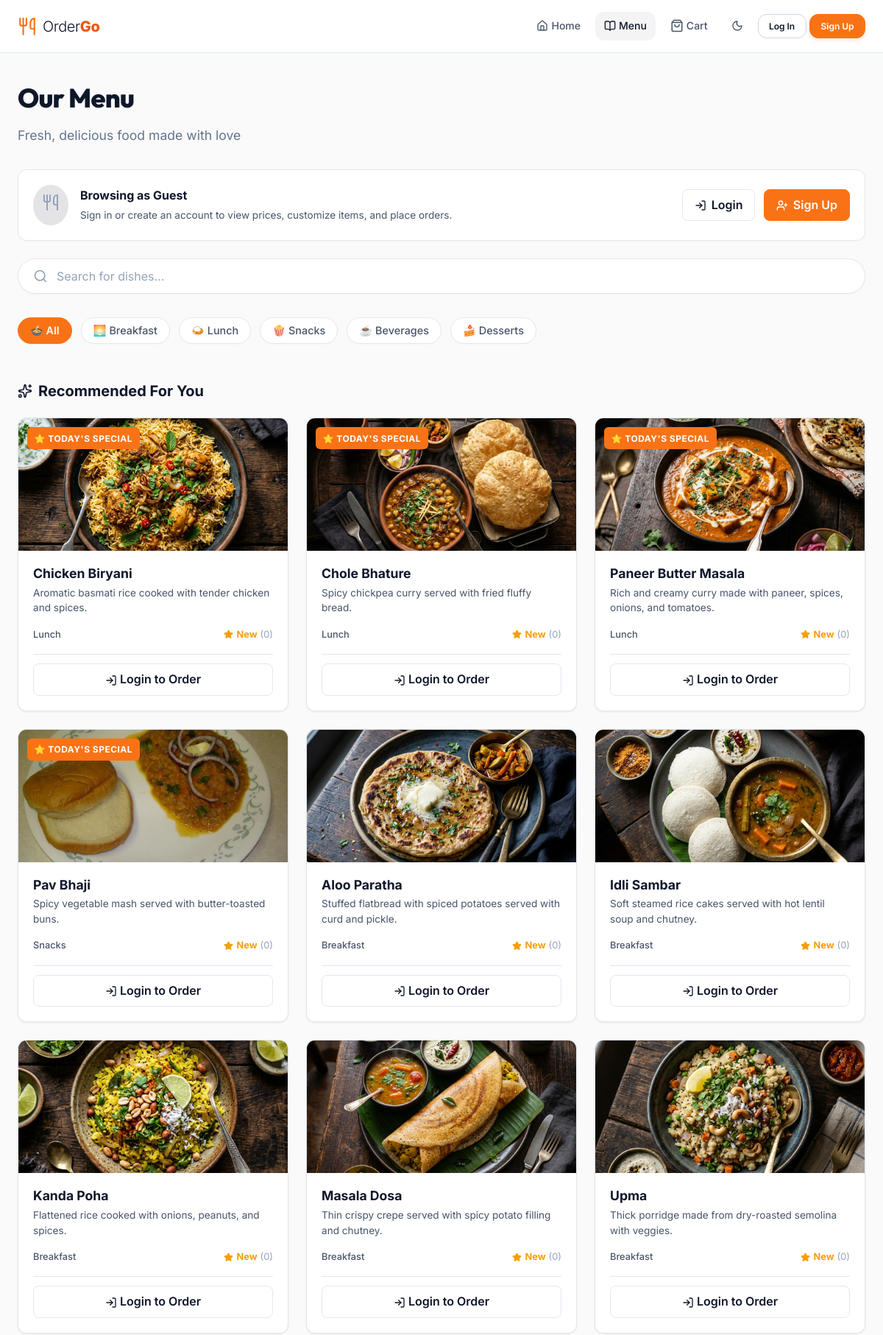
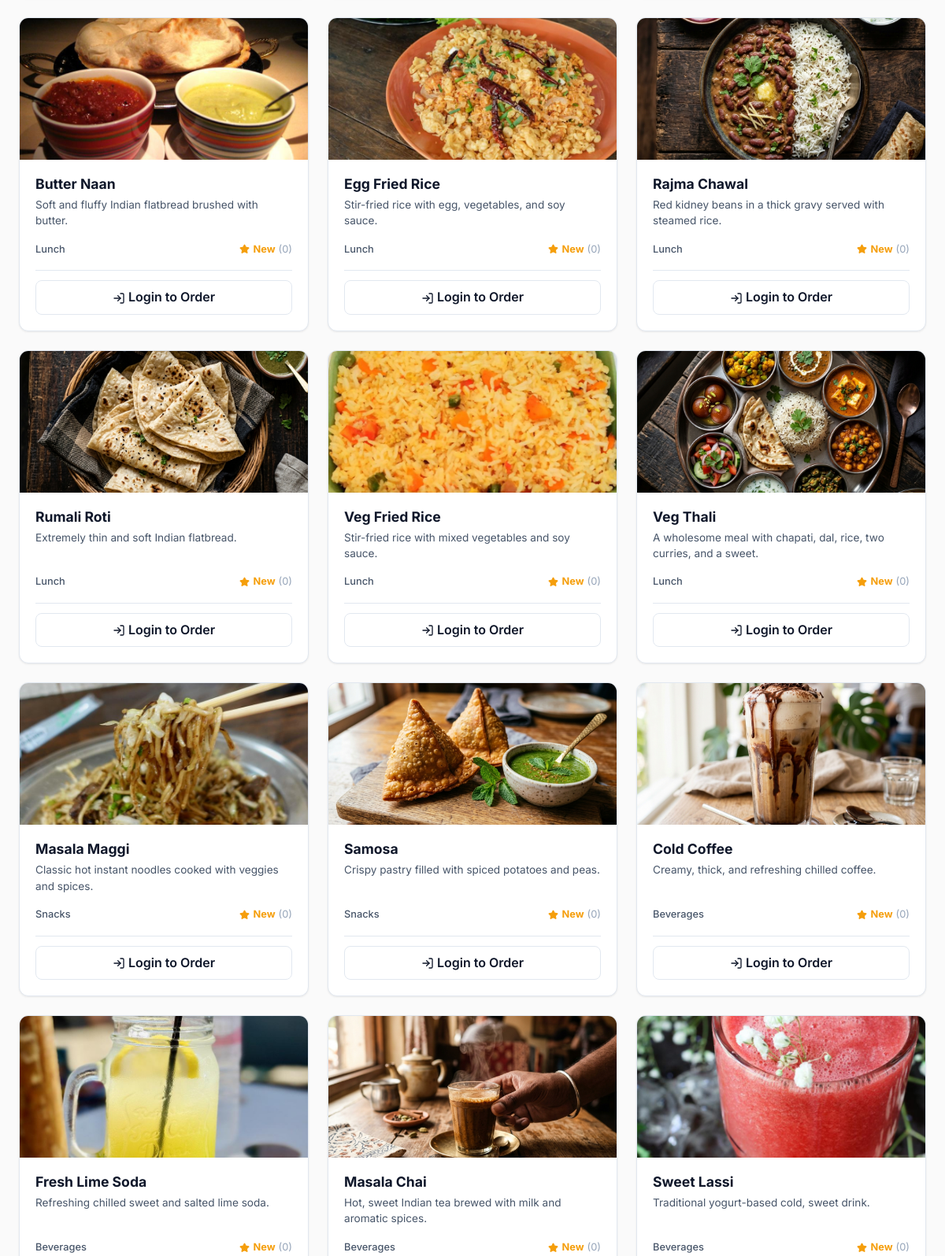
The page /menu.php?item=2 (upper part) on the database its author committed (2 pictures, top to bottom).
### tables this page shows
CREATE TABLE IF NOT EXISTS odg_menu_items (
  item_id INT AUTO_INCREMENT PRIMARY KEY,
  name VARCHAR(255) NOT NULL,
  description TEXT,
  category ENUM('breakfast', 'lunch', 'snacks', 'beverages', 'desserts') NOT NULL,
  price DECIMAL(10, 2) NOT NULL,
  stock INT DEFAULT 50,
  image_url VARCHAR(255),
  is_available BOOLEAN DEFAULT 1,
  is_daily_special BOOLEAN DEFAULT 0,
  created_at DATETIME DEFAULT CURRENT_TIMESTAMP
);

### includes/auth.php (called while the page is built, shortened)
<?php
function is_logged_in(): bool {
    return isset($_SESSION['user']) && !empty($_SESSION['user']['user_id']);
}
function current_user(): ?array {
    return $_SESSION['user'] ?? null;
}

### includes/helpers.php (called while the page is built, shortened)
<?php
function get_image_url(?string $path): string {
    if (str_starts_with($path, 'assets/') || str_starts_with($path, 'uploads/')) {
        return ROOT_PATH . '/' . $path;
    }
    return ROOT_PATH . '/' . $path;
}

### menu.php (the view, shortened to what this page needs)
<?php
require_once __DIR__ . '/includes/helpers.php';
require_once __DIR__ . '/includes/auth.php';
$db = get_db();
$sql = "
    SELECT m.*,
           COALESCE(AVG(f.rating), 0) as avg_rating,
           COUNT(f.feedback_id) as review_count
    FROM odg_menu_items m
    LEFT JOIN odg_feedback f ON m.item_id = f.item_id
    GROUP BY m.item_id
    ORDER BY m.is_daily_special DESC, m.category ASC, m.name ASC
";
$stmt = $db->query($sql);
$menuItems = $stmt->fetchAll();
$categories = [
    'all'       => '🍲 All',
    'breakfast' => '🌅 Breakfast',
    'lunch'     => '🍛 Lunch',
    'snacks'    => '🍿 Snacks',
    'beverages' => '☕ Beverages',
    'desserts'  => '🍰 Desserts',
];
$activeCat = $_GET['cat'] ?? 'all';
require __DIR__ . '/includes/header.php';
?>
<div class="page container">
  <div class="page-header" style="margin-bottom: 2rem;">
    <h1 class="page-title" style="font-size: 2.25rem; font-weight: 800; color: #0f172a; margin-bottom: 0.5rem;">Our Menu</h1>
    <p class="page-subtitle" style="color: #64748b; font-size: 1.1rem;">Fresh, delicious food made with love</p>
  </div>
  <?php if (!is_logged_in()): ?>
  <div class="guest-banner">
    <div class="guest-banner-left">
      <div class="guest-icon"><i data-lucide="utensils" style="width: 24px; height: 24px;"></i></div>
      <div>
        <h3 class="guest-title">Browsing as Guest</h3>
        <p class="guest-text">Sign in or create an account to view prices, customize items, and place orders.</p>
      </div>
    </div>
    <div class="guest-buttons">
      <a href="<?= ROOT_PATH ?>/login.php" class="btn-guest-login"><i data-lucide="log-in" style="width: 16px; height: 16px;"></i> Login</a>
      <a href="<?= ROOT_PATH ?>/register.php" class="btn-guest-signup"><i data-lucide="user-plus" style="width: 16px; height: 16px;"></i> Sign Up</a>
    </div>
  </div>
  <?php endif; ?>
  <div class="menu-search-bar">
    <i data-lucide="search" class="search-icon" style="width: 20px; height: 20px;"></i>
    <input type="text" id="menu-search" class="search-input" placeholder="Search for dishes..." oninput="filterMenuItems()">
  </div>
  <div class="category-tabs">
    <?php foreach ($categories as $catKey => $catLabel): ?>
      <button class="category-tab <?= $activeCat === $catKey ? 'active' : '' ?>" onclick="selectCategory('<?= $catKey ?>', this)">
        <?= $catLabel ?>
      </button>
    <?php endforeach; ?>
  </div>
  <h2 style="font-size: 1.25rem; font-weight: 700; color: #0f172a; margin-bottom: 1.25rem; display: flex; align-items: center; gap: 0.5rem;">
    <i data-lucide="sparkles" style="width: 20px; height: 20px;"></i> Recommended For You
  </h2>
  <div class="menu-grid" id="menu-grid-container">
    <?php foreach ($menuItems as $item): ?>
      <?php
        $isSoldOut = (!$item['is_available'] || $item['stock'] <= 0);
        $rating = round($item['avg_rating'], 1);
        $imgUrl = get_image_url($item['image_url']);
      ?>
      <div class="glass-card menu-card <?= $isSoldOut ? 'unavailable' : '' ?>"
           data-cart-item-id="<?= $item['item_id'] ?>"
           data-name="<?= htmlspecialchars(strtolower($item['name'])) ?>"
           data-category="<?= $item['category'] ?>"
           data-desc="<?= htmlspecialchars(strtolower($item['description'])) ?>">
        <?php if ($item['is_daily_special']): ?>
          <span class="badge badge-special menu-card-badge">⭐ TODAY'S SPECIAL</span>
        <?php endif; ?>
        <div class="menu-card-image" onclick="openItemModal(<?= htmlspecialchars(json_encode($item)) ?>)">
          <img src="<?= $imgUrl ?>" alt="<?= htmlspecialchars($item['name']) ?>" class="menu-card-img" loading="lazy">
        </div>
        <div class="menu-card-content">
          <div class="menu-card-header">
            <h3 class="menu-card-name" onclick="openItemModal(<?= htmlspecialchars(json_encode($item)) ?>)">
              <?= htmlspecialchars($item['name']) ?>
            </h3>
          </div>
          <p class="menu-card-desc"><?= htmlspecialchars($item['description']) ?></p>
          <div class="menu-card-meta">
            <span style="text-transform: capitalize; font-weight: 500;"><?= $item['category'] ?></span>
            <div class="menu-card-rating">
              <i data-lucide="star" style="width: 13px; height: 13px; fill: currentColor;"></i>
              <span><?= $rating > 0 ? $rating : 'New' ?></span>
              <span class="rating-count">(<?= $item['review_count'] ?>)</span>
            </div>
          </div>
          <div class="menu-card-actions">
            <?php if (!$isSoldOut): ?>
              <?php $u = current_user(); if ($u && !in_array($u['role'], ['admin', 'staff'])): ?>
                <button class="btn-add-cart"
                        onclick="Cart.addItem({item_id: <?= $item['item_id'] ?>, name: '<?= addslashes($item['name']) ?>', price: <?= $item['price'] ?>, image_url: '<?= addslashes($imgUrl) ?>'})">
                  <span class="show-on-mobile">ADD</span>
                  <span class="hide-on-mobile"><i data-lucide="plus" style="width:16px;height:16px;vertical-align:middle;"></i> Add to Cart</span>
                </button>
                <div class="quantity-control" style="display: none;">
                  <button class="qty-btn" onclick="Cart.updateQuantity(<?= $item['item_id'] ?>, (Cart.getItems().find(i => i.item_id === <?= $item['item_id'] ?>)?.quantity || 1) - 1)">-</button>
                  <span class="qty-value">1</span>
                  <button class="qty-btn" onclick="Cart.updateQuantity(<?= $item['item_id'] ?>, (Cart.getItems().find(i => i.item_id === <?= $item['item_id'] ?>)?.quantity || 0) + 1)">+</button>
                </div>
              <?php elseif (!$u): ?>
                <a href="<?= ROOT_PATH ?>/login.php" class="btn-login-order">
                  <span class="hide-on-mobile"><i data-lucide="log-in" style="width:16px;height:16px;vertical-align:middle;"></i> Login to Order</span>
                </a>
              <?php endif; ?>
            <?php else: ?>
              <button class="btn btn-secondary btn-sm w-full" disabled style="opacity: 0.7; cursor: not-allowed; border-radius: 8px;">Out of Stock</button>
            <?php endif; ?>
          </div>
        </div>
      </div>
    <?php endforeach; ?>
  </div>
</div>
<?php require __DIR__ . '/includes/footer.php'; ?>

### assets/css/main.css (style rules this page uses)
:root { --bg-primary: #FAFAFA; --bg-secondary: #F4F4F5; --bg-tertiary: #E4E4E7; --bg-card: #FFFFFF; --bg-glass: rgba(255, 255, 255, 0.9); --bg-glass-hover: rgba(255, 255, 255, 1); --bg-glass-active: rgba(244, 244, 245, 1); --accent-primary: #F97316; --accent-primary-hover: #EA580C; --accent-primary-active: #C2410C; --accent-secondary: #FB923C; --accent-gradient: linear-gradient(135deg, #F97316 0%, #EA580C 100%); --accent-gradient-hover: linear-gradient(135deg, #FB923C 0%, #F97316 100%); --accent-glow: rgba(249, 115, 22, 0.18); --accent-tint: #FFF7ED; --accent-subtle: #FFEDD5; --status-pending: #F59E0B; --status-preparing: #3B82F6; --status-ready: #EA580C; --status-completed: #10B981; --status-cancelled: #EF4444; --text-primary: #0F172A; --text-secondary: #475569; --text-muted: #94A3B8; --text-accent: #EA580C; --border-subtle: #E2E8F0; --border-medium: #CBD5E1; --border-accent: rgba(249, 115, 22, 0.25); --shadow-sm: 0 1px 2px rgba(0, 0, 0, 0.04); --shadow-md: 0 4px 6px -1px rgba(0, 0, 0, 0.06), 0 2px 4px -2px rgba(0, 0, 0, 0.04); --shadow-lg: 0 10px 15px -3px rgba(0, 0, 0, 0.07), 0 4px 6px -4px rgba(0, 0, 0, 0.03); --shadow-glow: 0 0 18px rgba(249, 115, 22, 0.18); --shadow-card: 0 1px 3px rgba(0, 0, 0, 0.05), 0 1px 2px rgba(0, 0, 0, 0.03); --space-xs: 0.25rem; --space-sm: 0.5rem; --space-md: 1rem; --space-lg: 1.5rem; --space-xl: 2rem; --space-2xl: 3rem; --space-3xl: 4rem; --font-family: 'Inter', -apple-system, BlinkMacSystemFont, 'Segoe UI', sans-serif; --font-display: 'Outfit', 'Inter', -apple-system, sans-serif; --font-size-xs: 0.75rem; --font-size-sm: 0.875rem; --font-size-md: 1rem; --font-size-lg: 1.125rem; --font-size-xl: 1.25rem; --font-size-2xl: 1.5rem; --font-size-3xl: 2rem; --font-size-4xl: 2.5rem; --font-size-5xl: 3.5rem; --radius-sm: 0.375rem; --radius-md: 0.75rem; --radius-lg: 1rem; --radius-xl: 1.5rem; --radius-full: 9999px; --transition-fast: 150ms ease; --transition-base: 200ms ease; --transition-slow: 300ms ease; --max-width: 1200px; --navbar-height: 72px; }
*, *::before, *::after { margin: 0; padding: 0; box-sizing: border-box; }
html { font-size: 16px; scroll-behavior: smooth; }
body { font-family: var(--font-family); background: var(--bg-primary); color: var(--text-primary); line-height: 1.6; min-height: 100vh; display: flex; flex-direction: column; }
a { color: var(--accent-primary-hover); text-decoration: none; transition: color var(--transition-fast); }
img { max-width: 100%; display: block; }
input, select, textarea, button { font-family: inherit; font-size: inherit; color: inherit; }
.container { width: 100%; max-width: var(--max-width); margin: 0 auto; padding: 0 var(--space-lg); }
.page { padding-top: calc(var(--navbar-height) + var(--space-xl)); padding-bottom: var(--space-3xl); flex: 1; }
.page-header { margin-bottom: var(--space-2xl); }
.page-title { font-family: var(--font-display); font-size: var(--font-size-3xl); font-weight: 800; color: var(--text-primary); margin-bottom: var(--space-sm); letter-spacing: -0.02em; }
.page-subtitle { color: var(--text-secondary); font-size: var(--font-size-lg); }
.glass-card { background: var(--bg-card); border: 1px solid var(--border-subtle); border-radius: var(--radius-lg); box-shadow: var(--shadow-card); transition: border-color var(--transition-fast), box-shadow var(--transition-fast); }
.badge { display: inline-flex; align-items: center; gap: 0.35rem; padding: 0.3rem 0.75rem; border-radius: var(--radius-full); font-size: var(--font-size-xs); font-weight: 700; text-transform: uppercase; letter-spacing: 0.04em; }

### rows shown on the page
odg_menu_items: is_daily_special "⭐ TODAY'S SPECIAL", image_url (picture), name "Chicken Biryani", description "Aromatic basmati rice cooked with tender chicken and spices.", category "Lunch", review_count "0"
odg_menu_items: is_daily_special "⭐ TODAY'S SPECIAL", image_url (picture), name "Chole Bhature", description "Spicy chickpea curry served with fried fluffy bread.", category "Lunch", review_count "0"
odg_menu_items: is_daily_special "⭐ TODAY'S SPECIAL", image_url (picture), name "Paneer Butter Masala", description "Rich and creamy curry made with paneer, spices, onions, and tomatoes.", category "Lunch", review_count "0"
odg_menu_items: is_daily_special "⭐ TODAY'S SPECIAL", image_url (picture), name "Pav Bhaji", description "Spicy vegetable mash served with butter-toasted buns.", category "Snacks", review_count "0"
odg_menu_items: image_url (picture), name "Aloo Paratha", description "Stuffed flatbread with spiced potatoes served with curd and pickle.", category "Breakfast", review_count "0"
odg_menu_items: image_url (picture), name "Idli Sambar", description "Soft steamed rice cakes served with hot lentil soup and chutney.", category "Breakfast", review_count "0"
odg_menu_items: image_url (picture), name "Kanda Poha", description "Flattened rice cooked with onions, peanuts, and spices.", category "Breakfast", review_count "0"
odg_menu_items: image_url (picture), name "Masala Dosa", description "Thin crispy crepe served with spicy potato filling and chutney.", category "Breakfast", review_count "0"
odg_menu_items: image_url (picture), name "Upma", description "Thick porridge made from dry-roasted semolina with veggies.", category "Breakfast", review_count "0"
odg_menu_items: image_url (picture), name "Butter Naan", description "Soft and fluffy Indian flatbread brushed with butter.", category "Lunch", review_count "0"
odg_menu_items: image_url (picture), name "Egg Fried Rice", description "Stir-fried rice with egg, vegetables, and soy sauce.", category "Lunch", review_count "0"
odg_menu_items: image_url (picture), name "Rajma Chawal", description "Red kidney beans in a thick gravy served with steamed rice.", category "Lunch", review_count "0"
odg_menu_items: image_url (picture), name "Rumali Roti", description "Extremely thin and soft Indian flatbread.", category "Lunch", review_count "0"
odg_menu_items: image_url (picture), name "Veg Fried Rice", description "Stir-fried rice with mixed vegetables and soy sauce.", category "Lunch", review_count "0"
odg_menu_items: image_url (picture), name "Veg Thali", description "A wholesome meal with chapati, dal, rice, two curries, and a sweet.", category "Lunch", review_count "0"
odg_menu_items: image_url (picture), name "Masala Maggi", description "Classic hot instant noodles cooked with veggies and spices.", category "Snacks", review_count "0"
odg_menu_items: image_url (picture), name "Samosa", description "Crispy pastry filled with spiced potatoes and peas.", category "Snacks", review_count "0"
odg_menu_items: image_url (picture), name "Cold Coffee", description "Creamy, thick, and refreshing chilled coffee.", category "Beverages", review_count "0"
odg_menu_items: image_url (picture), name "Fresh Lime Soda", description "Refreshing chilled sweet and salted lime soda.", category "Beverages", review_count "0"
odg_menu_items: image_url (picture), name "Masala Chai", description "Hot, sweet Indian tea brewed with milk and aromatic spices.", category "Beverages", review_count "0"
odg_menu_items: image_url (picture), name "Sweet Lassi", description "Traditional yogurt-based cold, sweet drink.", category "Beverages", review_count "0"

### other values the page prints
$catLabel "🍲 All"
$catLabel "🌅 Breakfast"
$catLabel "🍛 Lunch"
$catLabel "🍿 Snacks"
$catLabel "☕ Beverages"
$catLabel "🍰 Desserts"
